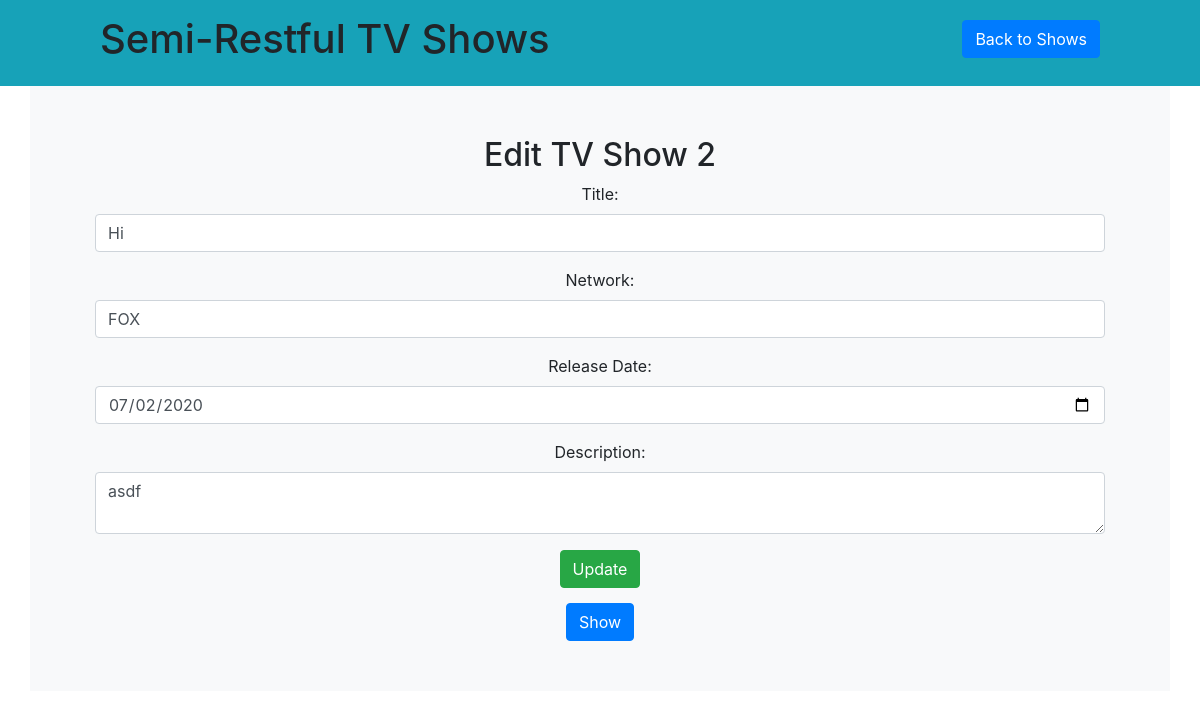
The page /shows/2/edit/ on the database as committed earlier.
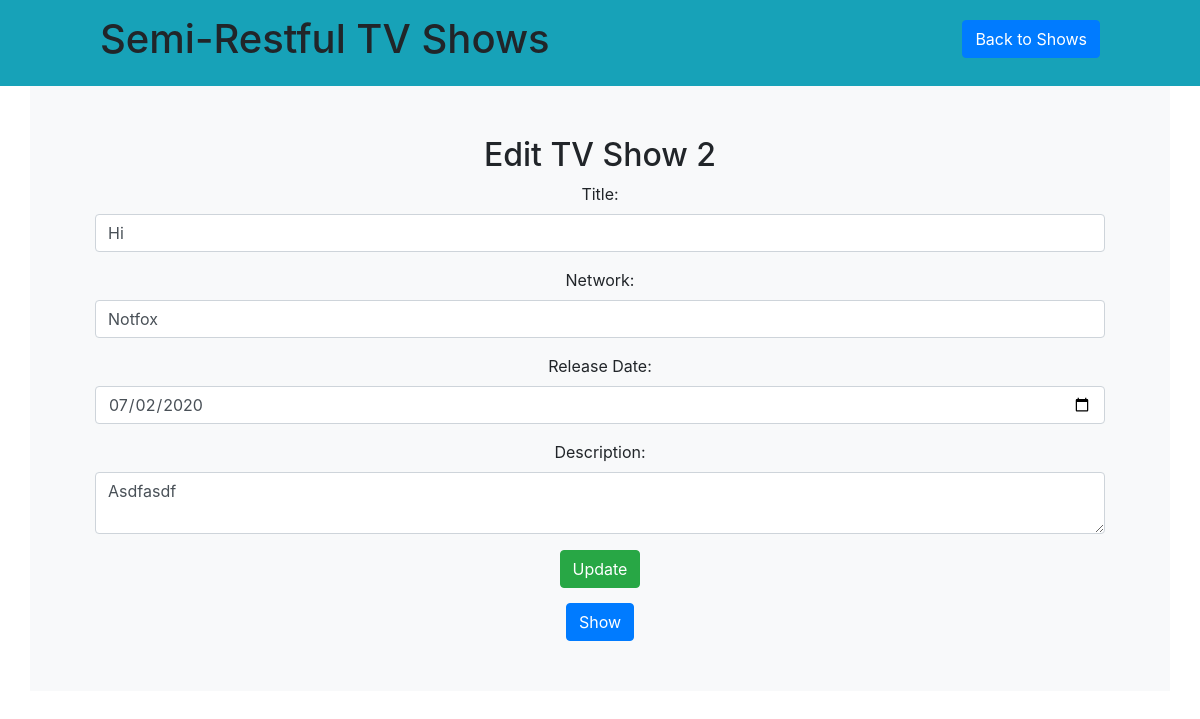
The same page on the database as committed later.
### app/models.py (models this page shows)
class Show(models.Model):
    title = models.CharField(max_length=255)
    network = models.CharField(max_length=255)
    release_date = models.DateField()
    description = models.TextField(null=True)
    created_at = models.DateTimeField(auto_now_add=True)
    updated_at = models.DateTimeField(auto_now=True)
    objects = ShowManager()

### app/views.py (the view)
# urls.py: path('shows/<int:show_id>/edit/', views.edit_show, name='edit_show'),
def edit_show(request, show_id):
    try:
        show = Show.objects.get(id=show_id)
        context = {
            'title': show.title,
            'network': show.network,
            'release_date': show.release_date.strftime('%Y-%m-%d'),
            'description': show.description.strip(),
            'show_id': show.id
        }
    except Show.DoesNotExist:
        raise Http404('Show not found')
    return render(request, 'new_edit_show.html', context)

### app/templates/new_edit_show.html (shortened to what this page needs)
<!DOCTYPE html>
<html lang="en">
<head>
  {% load static %}
  <link rel="stylesheet" href="{% static 'css/normalize.css' %}">
  <link rel="stylesheet" href="{% static 'css/style.css' %}">
  <link rel="stylesheet"
    href="https://stackpath.bootstrapcdn.com/bootstrap/4.5.0/css/bootstrap.min.css"
>
</head>
<body>
  <header class="bg-info">
    <h1>
      Semi-Restful TV Shows
      <a class="btn btn-primary" href="/">Back to Shows</a>
    </h1>
  </header>
  <main class="container bg-light text-center">
    {% if show_id %}
    <h2>Edit TV Show {{ show_id }}</h2>
    {% else %}
    <h2>Add a New Show</h2>
    {% endif %}
    {% if show_id %}
    <form action="{% url 'app:update_show' show_id=show_id %}" method="POST">
    {% else %}
    <form action="{% url 'app:create_show' %}" method="POST">
    {% endif %}
      <div class="form-group">
        <label for="title">Title:</label>
        <input class="form-control" type="text" name="title" id="title"
          minlength="2" maxlength="255" value='{{ title }}' required>
      </div>
      <div class="form-group">
        <label for="network">Network:</label>
        <input class="form-control" type="text" name="network" id="network"
          minlength="2" maxlength="255" value='{{ network }}' required>
      </div>
      <div class="form-group">
        <label for="release">Release Date:</label>
        <input class="form-control" type="date" name="release_date"
          id="release_date" value='{{ release_date }}' required>
      </div>
      <div class="form-group">
        <label for="desc">Description:</label>
        <textarea class="form-control" name="desc">{{ description }}</textarea>
      </div>
      <button type="submit" class="btn btn-success">
        {% if show_id %}
        Update
        {% else %}
        Create Show
        {% endif %}
      </button>
    </form>
    {% if show_id %}
    <a href="{% url 'app:view_show' show_id=show_id %}"
      class="btn btn-primary">Show</a>
    {% endif %}
  </main>
</body>
</html>

Rows that differ between the two databases and show on the page:
changed Show "Hi": network "FOX" → "Notfox"; desc "asdf" → "Asdfasdf"
